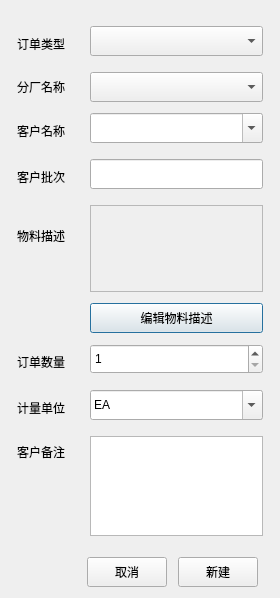
<?xml version="1.0" encoding="UTF-8"?>
<ui version="4.0">
 <class>DialogNewOrder</class>
 <widget class="QDialog" name="DialogNewOrder">
  <property name="geometry">
   <rect>
    <x>0</x>
    <y>0</y>
    <width>280</width>
    <height>598</height>
   </rect>
  </property>
  <property name="minimumSize">
   <size>
    <width>280</width>
    <height>555</height>
   </size>
  </property>
  <property name="maximumSize">
   <size>
    <width>460</width>
    <height>750</height>
   </size>
  </property>
  <property name="windowTitle">
   <string>新建订单</string>
  </property>
  <layout class="QVBoxLayout" name="verticalLayout">
   <property name="leftMargin">
    <number>11</number>
   </property>
   <property name="topMargin">
    <number>11</number>
   </property>
   <property name="rightMargin">
    <number>11</number>
   </property>
   <item>
    <layout class="QFormLayout" name="formLayout">
     <property name="horizontalSpacing">
      <number>25</number>
     </property>
     <property name="verticalSpacing">
      <number>11</number>
     </property>
     <property name="leftMargin">
      <number>6</number>
     </property>
     <property name="topMargin">
      <number>15</number>
     </property>
     <property name="rightMargin">
      <number>6</number>
     </property>
     <property name="bottomMargin">
      <number>15</number>
     </property>
     <item row="0" column="0">
      <widget class="QLabel" name="label_8">
       <property name="minimumSize">
        <size>
         <width>0</width>
         <height>35</height>
        </size>
       </property>
       <property name="text">
        <string>订单类型</string>
       </property>
       <property name="alignment">
        <set>Qt::AlignCenter</set>
       </property>
      </widget>
     </item>
     <item row="0" column="1">
      <widget class="QComboBox" name="comboBox_orderType">
       <property name="minimumSize">
        <size>
         <width>0</width>
         <height>30</height>
        </size>
       </property>
      </widget>
     </item>
     <item row="2" column="0">
      <widget class="QLabel" name="label">
       <property name="minimumSize">
        <size>
         <width>0</width>
         <height>35</height>
        </size>
       </property>
       <property name="text">
        <string>客户名称</string>
       </property>
       <property name="alignment">
        <set>Qt::AlignCenter</set>
       </property>
      </widget>
     </item>
     <item row="2" column="1">
      <widget class="QComboBox" name="comboBox_customerName">
       <property name="minimumSize">
        <size>
         <width>0</width>
         <height>30</height>
        </size>
       </property>
       <property name="editable">
        <bool>true</bool>
       </property>
      </widget>
     </item>
     <item row="3" column="0">
      <widget class="QLabel" name="label_2">
       <property name="minimumSize">
        <size>
         <width>0</width>
         <height>35</height>
        </size>
       </property>
       <property name="text">
        <string>客户批次</string>
       </property>
       <property name="alignment">
        <set>Qt::AlignCenter</set>
       </property>
      </widget>
     </item>
     <item row="4" column="0">
      <widget class="QLabel" name="label_5">
       <property name="minimumSize">
        <size>
         <width>0</width>
         <height>35</height>
        </size>
       </property>
       <property name="text">
        <string>物料描述</string>
       </property>
       <property name="alignment">
        <set>Qt::AlignCenter</set>
       </property>
      </widget>
     </item>
     <item row="4" column="1">
      <widget class="QTextEdit" name="lineEdit_MaterielDes">
       <property name="enabled">
        <bool>false</bool>
       </property>
      </widget>
     </item>
     <item row="5" column="1">
      <widget class="QPushButton" name="pushButton_edit_des">
       <property name="minimumSize">
        <size>
         <width>0</width>
         <height>30</height>
        </size>
       </property>
       <property name="maximumSize">
        <size>
         <width>16777215</width>
         <height>30</height>
        </size>
       </property>
       <property name="focusPolicy">
        <enum>Qt::WheelFocus</enum>
       </property>
       <property name="text">
        <string>编辑物料描述</string>
       </property>
      </widget>
     </item>
     <item row="6" column="0">
      <widget class="QLabel" name="label_4">
       <property name="minimumSize">
        <size>
         <width>0</width>
         <height>35</height>
        </size>
       </property>
       <property name="text">
        <string>订单数量</string>
       </property>
       <property name="alignment">
        <set>Qt::AlignCenter</set>
       </property>
      </widget>
     </item>
     <item row="6" column="1">
      <widget class="QSpinBox" name="spinBox_num">
       <property name="minimumSize">
        <size>
         <width>0</width>
         <height>30</height>
        </size>
       </property>
       <property name="minimum">
        <number>1</number>
       </property>
       <property name="maximum">
        <number>99999999</number>
       </property>
      </widget>
     </item>
     <item row="7" column="0">
      <widget class="QLabel" name="label_6">
       <property name="minimumSize">
        <size>
         <width>0</width>
         <height>35</height>
        </size>
       </property>
       <property name="text">
        <string>计量单位</string>
       </property>
       <property name="alignment">
        <set>Qt::AlignCenter</set>
       </property>
      </widget>
     </item>
     <item row="7" column="1">
      <widget class="QComboBox" name="comboBox_unit">
       <property name="minimumSize">
        <size>
         <width>0</width>
         <height>30</height>
        </size>
       </property>
       <property name="editable">
        <bool>true</bool>
       </property>
       <item>
        <property name="text">
         <string>EA</string>
        </property>
       </item>
       <item>
        <property name="text">
         <string>KG</string>
        </property>
       </item>
      </widget>
     </item>
     <item row="8" column="0">
      <widget class="QLabel" name="label_7">
       <property name="text">
        <string>客户备注</string>
       </property>
       <property name="alignment">
        <set>Qt::AlignCenter</set>
       </property>
      </widget>
     </item>
     <item row="8" column="1">
      <widget class="QTextEdit" name="textEdit_custom_note">
       <property name="minimumSize">
        <size>
         <width>0</width>
         <height>100</height>
        </size>
       </property>
       <property name="documentTitle">
        <string/>
       </property>
      </widget>
     </item>
     <item row="1" column="1">
      <widget class="QComboBox" name="comboBox_factory">
       <property name="minimumSize">
        <size>
         <width>0</width>
         <height>30</height>
        </size>
       </property>
      </widget>
     </item>
     <item row="1" column="0">
      <widget class="QLabel" name="label_3">
       <property name="minimumSize">
        <size>
         <width>0</width>
         <height>30</height>
        </size>
       </property>
       <property name="text">
        <string>分厂名称</string>
       </property>
      </widget>
     </item>
     <item row="3" column="1">
      <widget class="QLineEdit" name="lineEdit_custombatch">
       <property name="minimumSize">
        <size>
         <width>0</width>
         <height>30</height>
        </size>
       </property>
      </widget>
     </item>
    </layout>
   </item>
   <item>
    <layout class="QHBoxLayout" name="horizontalLayout">
     <property name="spacing">
      <number>11</number>
     </property>
     <property name="leftMargin">
      <number>0</number>
     </property>
     <property name="rightMargin">
      <number>11</number>
     </property>
     <item>
      <spacer name="horizontalSpacer">
       <property name="orientation">
        <enum>Qt::Horizontal</enum>
       </property>
       <property name="sizeHint" stdset="0">
        <size>
         <width>40</width>
         <height>20</height>
        </size>
       </property>
      </spacer>
     </item>
     <item>
      <widget class="QPushButton" name="pushButton_cancel">
       <property name="minimumSize">
        <size>
         <width>0</width>
         <height>30</height>
        </size>
       </property>
       <property name="text">
        <string>取消</string>
       </property>
      </widget>
     </item>
     <item>
      <widget class="QPushButton" name="pushButton_ok">
       <property name="minimumSize">
        <size>
         <width>0</width>
         <height>30</height>
        </size>
       </property>
       <property name="text">
        <string>新建</string>
       </property>
      </widget>
     </item>
    </layout>
   </item>
  </layout>
 </widget>
 <resources/>
 <connections/>
</ui>
